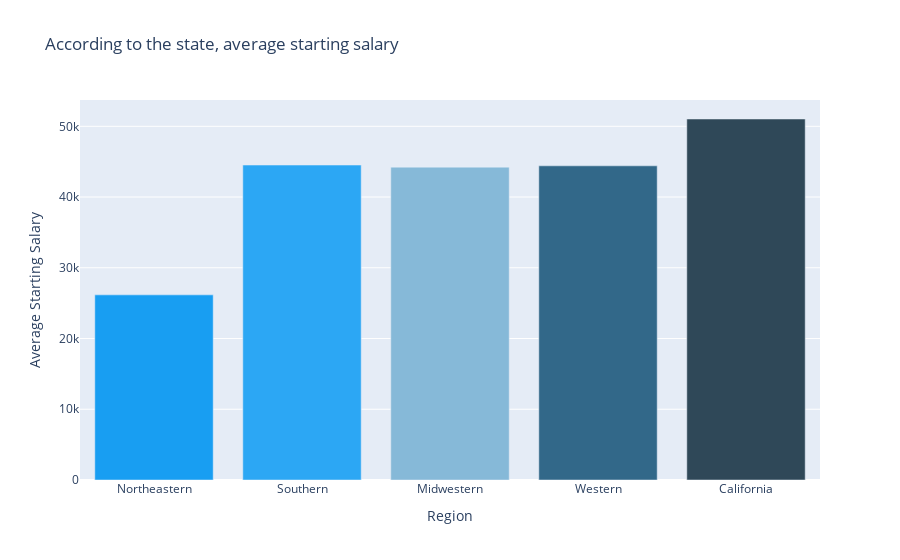

This figure's notebook cell:
### Markdown cell above
Let's visualize this datas.

### Code cell
# Customizing Individual Bar Colors
trace0 = go.Bar(
    x=datas.region.values,
    y=datas.startingmed.values,
    marker=dict(
        color=['rgba(24,158,242,1)', 'rgba(44,167,244,1)',
               'rgba(134,185,216,1)', 'rgba(50,104,137,1)',
               'rgba(47,72,88,1)']),
)

data = [trace0]
layout = go.Layout(
    title='According to the state, average starting salary',
    xaxis= {"title": "Region", }, 
    yaxis= {"title": "Average Starting Salary"}
)

fig = go.Figure(data=data, layout=layout)
iplot(fig)

### Figure 1 — Plotly figure (JSON) as saved in the notebook; plotly's stock layout.template omitted (floating-point values rounded to 4 significant figures)
{"data": [{"marker": {"color": ["rgba(24,158,242,1)", "rgba(44,167,244,1)", "rgba(134,185,216,1)", "rgba(50,104,137,1)", "rgba(47,72,88,1)"]}, "type": "bar", "x": ["Northeastern", "Southern", "Midwestern", "Western", "California"], "y": [26170, 44521, 44225, 44414, 51032]}], "layout": {"title": {"text": "According to the state, average starting salary"}, "xaxis": {"title": {"text": "Region"}}, "yaxis": {"title": {"text": "Average Starting Salary"}}}}
